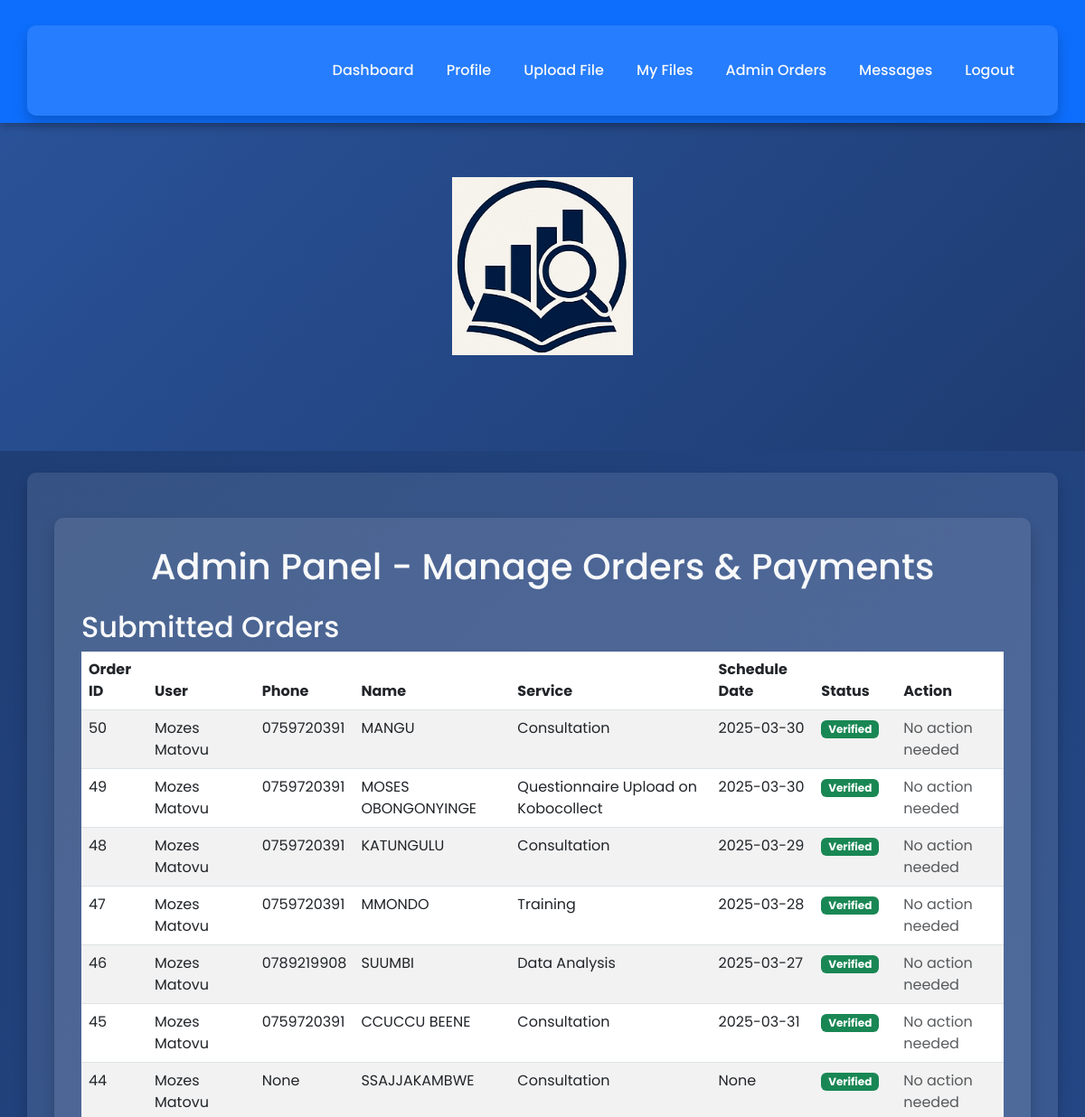
Page /admin/orders (signed in, upper part) on the earlier database version.
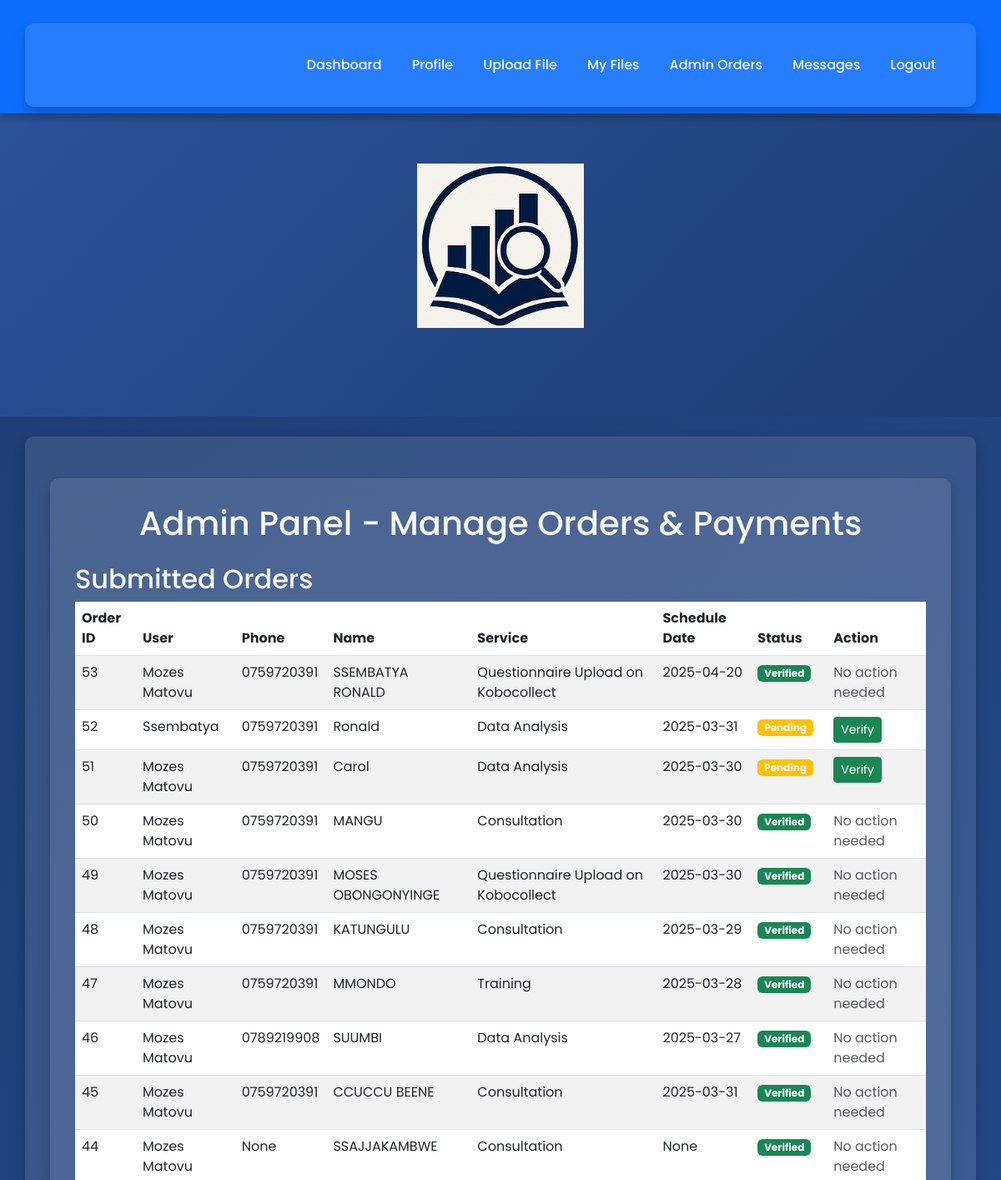
Same page on the later database version.
### tables this page shows
CREATE TABLE orders (
            id INTEGER PRIMARY KEY AUTOINCREMENT,
            user_id INTEGER,
            name TEXT,
            service TEXT
        , status TEXT DEFAULT 'draft', date TEXT, schedule_date TEXT, phone_number TEXT);

CREATE TABLE "users" (
 id INTEGER PRIMARY KEY AUTOINCREMENT,
username TEXT UNIQUE,
password TEXT,
email TEXT,
phone_number TEXT,
is_admin INTEGER DEFAULT 0
);

### app.py (the view)
@app.route('/admin/orders')
@login_required
def admin_orders():
    if not current_user.is_admin:
        flash("Access denied.", "danger")
        return redirect(url_for('index'))
    conn = sqlite3.connect('database.db')
    cursor = conn.cursor()
    cursor.execute("""
        SELECT
            orders.id,               -- 0: Order ID
            users.username,          -- 1: Username
            orders.phone_number,     -- ✅ Now fetching from correct place
            orders.name,             -- 3: Name (client)
            orders.service,          -- 4: Service
            orders.schedule_date,    -- 5: Schedule Date
            orders.status            -- 6: Status
        FROM orders
        JOIN users ON orders.user_id = users.id
        ORDER BY orders.id DESC
    """)
    orders = cursor.fetchall()
    conn.close()
    return render_template('admin_orders.html', orders=orders)

### app.py (called while the page is built, shortened)
@login_manager.user_loader
def load_user(user_id):
    conn = sqlite3.connect('database.db')
    cursor = conn.cursor()
    cursor.execute("SELECT id, username, is_admin FROM users WHERE id = ?", (user_id,))
    user = cursor.fetchone()
    conn.close()
    if user:
        return User(id=user[0], username=user[1], is_admin=user[2])
    return None

@app.context_processor
def inject_unread_message_count():
    return dict(unread_count=0)

### templates/admin_orders.html (shortened to what this page needs)
{% extends "base.html" %}
{% block content %}
<div class="container">
    <h1 class="text-center mb-4">Admin Panel - Manage Orders & Payments</h1>
    <h2>Submitted Orders</h2>
    {% if orders %}
        <table class="table table-striped">
            <thead>
                <tr>
                    <th>Order ID</th>
                    <th>User</th>
                    <th>Phone</th>
                    <th>Name</th>
                    <th>Service</th>
                    <th>Schedule Date</th>
                    <th>Status</th>
                    <th>Action</th>
                </tr>
            </thead>
            <tbody>
                {% for order in orders %}
                <tr>
                    <td>{{ order[0] }}</td>
                    <td>{{ order[1] }}</td>
                    <td>{{ order[2] }}</td>
                    <td>{{ order[3] }}</td>
                    <td>{{ order[4] }}</td>
                    <td>{{ order[5] }}</td>
                    <td>
                        {% if order[6] == 'submitted' %}
                            <span class="badge bg-warning">Pending</span>
                        {% elif order[6] == 'Verified' %}
                            <span class="badge bg-success">Verified</span>
                        {% else %}
                            <span class="badge bg-secondary">{{ order[6] }}</span>
                        {% endif %}
                    </td>
                    <td>
                        {% if order[6] == 'submitted' %}
                            <form action="{{ url_for('verify_order', order_id=order[0]) }}" method="post">
                                <button type="submit" class="btn btn-success btn-sm" onclick="return confirm('Verify this order?');">Verify</button>
                            </form>
                        {% else %}
                            <span class="text-muted">No action needed</span>
                        {% endif %}
                    </td>
                </tr>
                {% endfor %}
            </tbody>
        </table>
    {% else %}
        <p class="text-muted">No submitted orders to verify.</p>
    {% endif %}
</div>
{% endblock %}

Differences in the rows shown:
added orders: id "53", username "Mozes Matovu", phone_number "0759720391", name "SSEMBATYA RONALD", service "Questionnaire Upload on Kobocollect", schedule_date "2025-04-20", status "Verified"
added orders: id "52", username "Ssembatya", phone_number "0759720391", name "Ronald", service "Data Analysis", schedule_date "2025-03-31", status "Pending"
added orders: id "51", username "Mozes Matovu", phone_number "0759720391", name "Carol", service "Data Analysis", schedule_date "2025-03-30", status "Pending"
